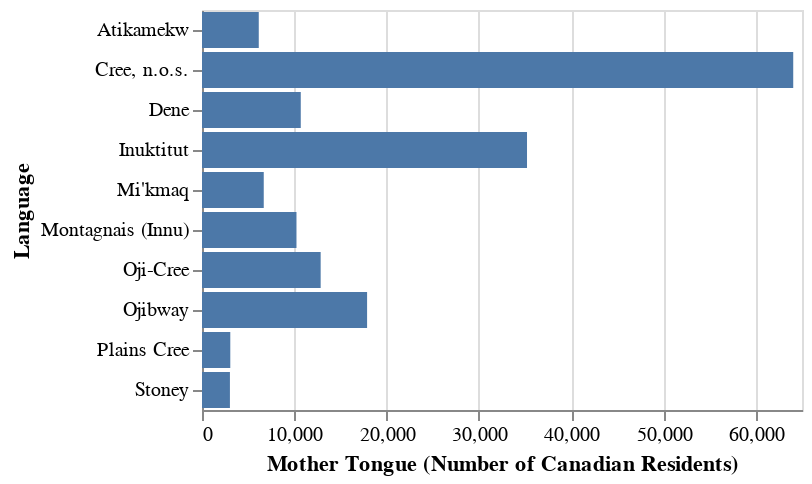

The code cell stored with this chart in its notebook:
### Code cell
bar_plot_mother_tongue

### Figure 1 — Vega-Lite specification as saved in the notebook (floating-point values rounded to 4 significant figures)
{"config": {"view": {"continuousWidth": 300, "continuousHeight": 300}}, "data": {"name": "data-7f8024c4ba6a0225cc9c8abf5ba5dae8"}, "mark": {"type": "bar"}, "encoding": {"x": {"field": "mother_tongue", "title": "Mother Tongue (Number of Canadian Residents)", "type": "quantitative"}, "y": {"field": "language", "title": "Language", "type": "nominal"}}, "$schema": "https://vega.github.io/schema/vega-lite/v5.20.1.json", "datasets": {"data-7f8024c4ba6a0225cc9c8abf5ba5dae8": [{"language": "Cree, n.o.s.", "mother_tongue": 64050}, {"language": "Inuktitut", "mother_tongue": 35210}, {"language": "Ojibway", "mother_tongue": 17885}, {"language": "Oji-Cree", "mother_tongue": 12855}, {"language": "Dene", "mother_tongue": 10700}, {"language": "Montagnais (Innu)", "mother_tongue": 10235}, {"language": "Mi'kmaq", "mother_tongue": 6690}, {"language": "Atikamekw", "mother_tongue": 6150}, {"language": "Plains Cree", "mother_tongue": 3065}, {"language": "Stoney", "mother_tongue": 3025}]}}
